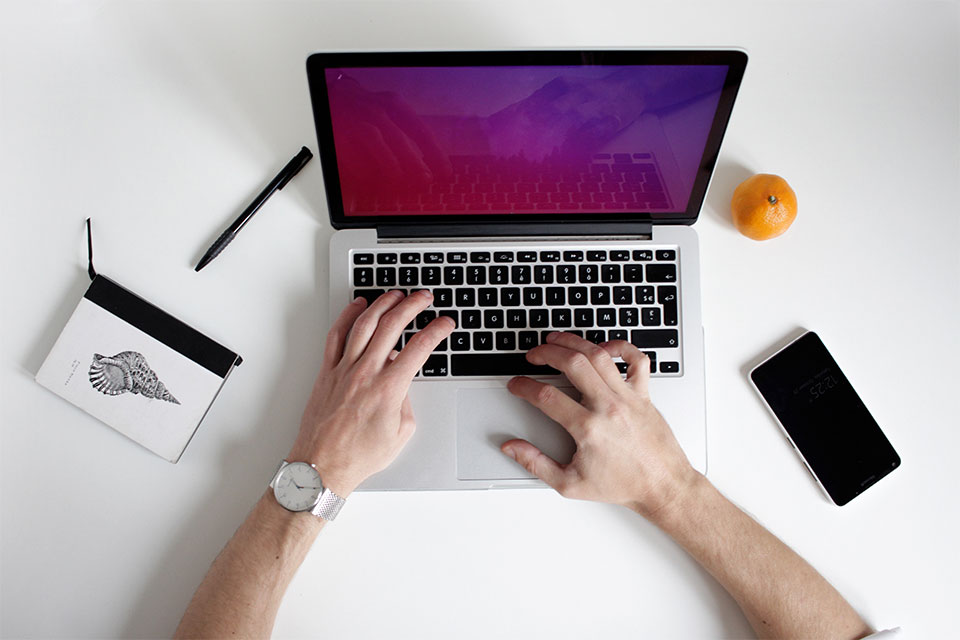
#> input picture UI_UX/images/bg-title-01.jpg, 960 x 640 px
$ python -i situation2_boundary.py   (imports and definitions only)
#> lines starting #> are read from the running program, lines starting #| are printed output that depends on the picture; after the words box and inside, x2 and y2 are one past the last pixel; in counts of white or black regions, pixels touching at a corner belong together
import cv2

import numpy as np

import time


def otsu_thresholding_exact(image):

    hist, _ = np.histogram(image.flatten(), bins=256, range=(0, 256))

    p = hist / image.size


    max_var = -1

    best_thresh = 0

    for T in range(256):

        p0_T = np.sum(p[:T+1])

        p1_T = np.sum(p[T+1:])

        if p0_T == 0 or p1_T == 0:

            continue

        mu0_T = np.sum(np.arange(T+1) * p[:T+1]) / p0_T

        mu1_T = np.sum(np.arange(T+1, 256) * p[T+1:]) / p1_T


        sigma_W_sq = p0_T * p1_T * (mu0_T - mu1_T)**2

        if sigma_W_sq > max_var:

            max_var = sigma_W_sq

            best_thresh = T


    binary_mask = np.zeros_like(image, dtype=np.uint8)

    binary_mask[image >= best_thresh] = 255

    return best_thresh, binary_mask


# [148 lines left out: functions canny_gradients_exact, canny_edge_detection, not called in this run]


def morphological_watershed(img):


    start_time = time.perf_counter()


    gray = cv2.cvtColor(img, cv2.COLOR_BGR2GRAY)

    blurred = cv2.GaussianBlur(gray, (5, 5), 0)


    _, binary_mask = otsu_thresholding_exact(blurred)

    binary = cv2.bitwise_not(binary_mask)


    kernel = np.ones((3,3), np.uint8)

    opening = cv2.morphologyEx(binary, cv2.MORPH_OPEN, kernel, iterations=2)


    sure_bg = cv2.dilate(opening, kernel, iterations=3)


    dist_transform = cv2.distanceTransform(opening, cv2.DIST_L2, 5)


    _, sure_fg = cv2.threshold(dist_transform, 0.2 * dist_transform.max(), 255, 0)

    sure_fg = np.uint8(sure_fg)


    unknown = cv2.subtract(sure_bg, sure_fg)


    _, markers = cv2.connectedComponents(sure_fg)


    markers = markers + 1


    markers[unknown == 255] = 0


    img_copy = img.copy()

    cv2.watershed(img_copy, markers)


    boundary_mask = np.zeros_like(gray)

    boundary_mask[markers == -1] = 255


    raw_contours, _ = cv2.findContours(boundary_mask, cv2.RETR_EXTERNAL, cv2.CHAIN_APPROX_SIMPLE)


    contours = []

    for c in raw_contours:

        if cv2.arcLength(c, False) > 10 or cv2.contourArea(c) > 5:

            contours.append(c)


    filtered_boundary = np.zeros_like(boundary_mask)

    cv2.drawContours(filtered_boundary, contours, -1, 255, 1)


    proc_time = time.perf_counter() - start_time

    return filtered_boundary, contours, proc_time

>>> import cv2
>>> picture = cv2.imread('../../UI_UX/images/bg-title-01.jpg')
#> picture is the input picture: shape (640, 960, 3); mean B, G, R 172.6, 167.9, 179.3
>>> result = morphological_watershed(picture)
#> in morphological_watershed, `gray = cv2.cvtColor(img, cv2.COLOR_BGR2GRAY)`:
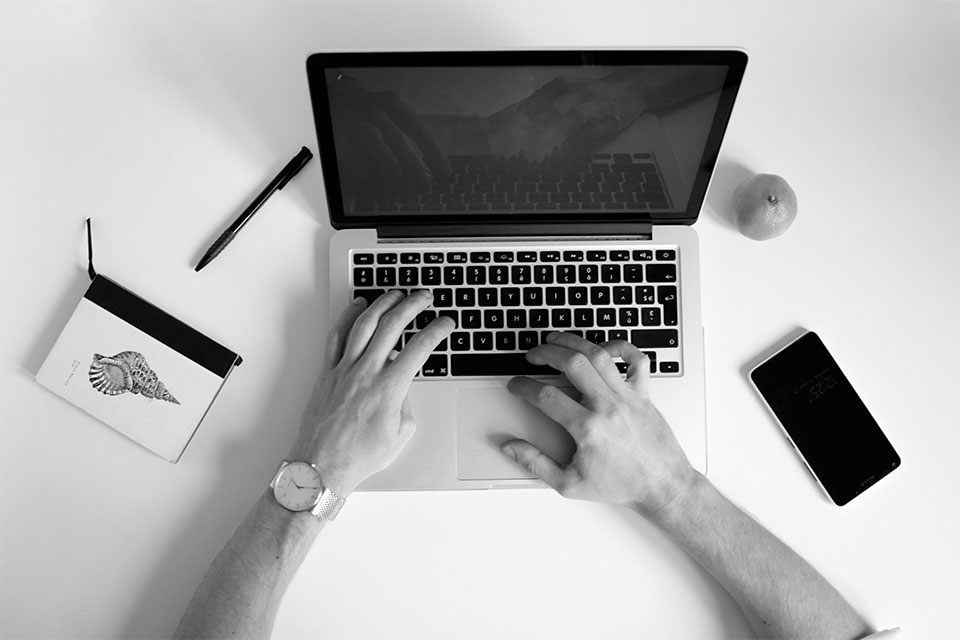
#> gray: shape (640, 960); min 0, max 255, mean 171.8
#> in otsu_thresholding_exact, `hist, _ = np.histogram(image.flatten(), bins=256, range=(0, 256))`: hist = 256 values, max 23359 at index 244, min 0 at index 253, mean 2400
#> in otsu_thresholding_exact, `p = hist / image.size`: p = 256 values, max 0.038 at index 244, min 0 at index 253, mean 0.00391
#> the loop in otsu_thresholding_exact, `for T in range(256): ` made 256 passes
#> (p0_T, p1_T, mu0_T, mu1_T, sigma_W_sq, max_var) on passes 1 to 12: (0.00123, 0.999, 0, 172, 36.31, 36.31), (0.00788, 0.992, 0.844, 173.2, 232.2, 232.2), (0.0123, 0.988, 1.26, 173.9, 362, 362), (0.0256, 0.974, 2.16, 176.3, 755.6, 755.6), (0.0348, 0.965, 2.65, 177.9, 1031.2, 1031.2), (0.039, 0.961, 2.9, 178.6, 1156.2, 1156.2), (0.0424, 0.958, 3.15, 179.3, 1259.3, 1259.3), (0.0452, 0.955, 3.39, 179.8, 1343.4, 1343.4), (0.0473, 0.953, 3.6, 180.2, 1406, 1406), (0.0492, 0.951, 3.8, 180.5, 1459.1, 1459.1), (0.0507, 0.949, 3.99, 180.8, 1503.6, 1503.6), (0.0521, 0.948, 4.18, 181, 1544.6, 1544.6)
#> after the loop in otsu_thresholding_exact, `for T in range(256):`: best_thresh = 132; max_var = 4666.3
#> in morphological_watershed, `_, binary_mask = otsu_thresholding_exact(blurred)`:
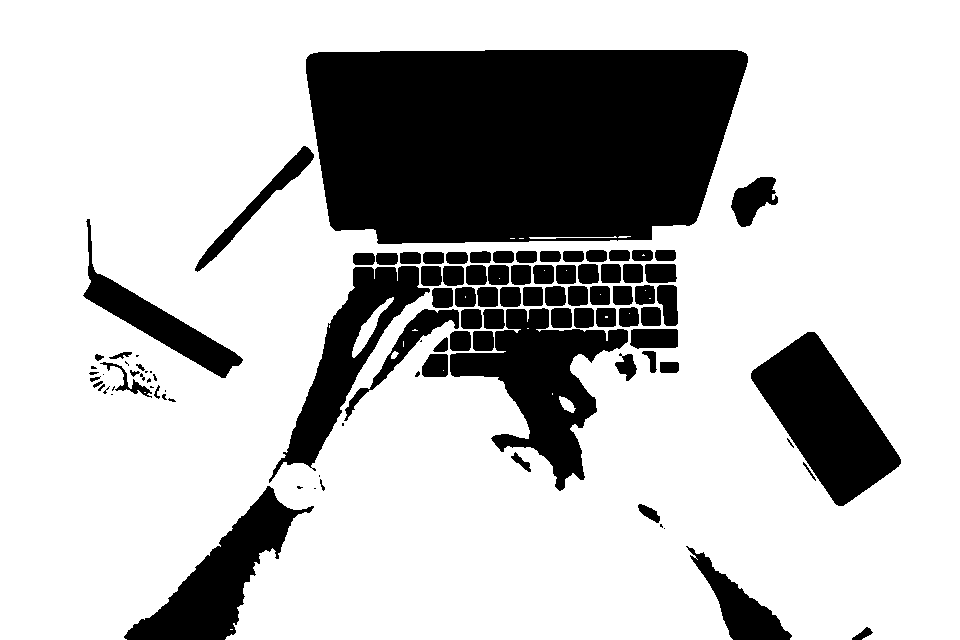
#> binary_mask: shape (640, 960); 75.1% white; 101 black regions (25 under 20 px), largest, box (x1, y1, x2, y2) and area: (306, 50, 748, 244) 75669, (751, 332, 901, 506) 12916, (450, 308, 628, 491) 12778
#> in morphological_watershed, `opening = cv2.morphologyEx(binary, cv2.MORPH_OPEN, kernel, iterations=2)`: opening: shape (640, 960); 24.6% white; 67 white regions, largest, box (x1, y1, x2, y2) and area: (306, 50, 748, 244) 75349, (751, 332, 901, 506) 12916, (450, 309, 628, 490) 12724
#> in morphological_watershed, `sure_bg = cv2.dilate(opening, kernel, iterations=3)`: sure_bg: shape (640, 960); 28.8% white; 12 white regions, largest, box (x1, y1, x2, y2) and area: (194, 47, 751, 272) 82657, (282, 247, 682, 493) 54550, (748, 329, 904, 509) 14896
#> in morphological_watershed, `dist_transform = cv2.distanceTransform(opening, cv2.DIST_L2, 5)`:
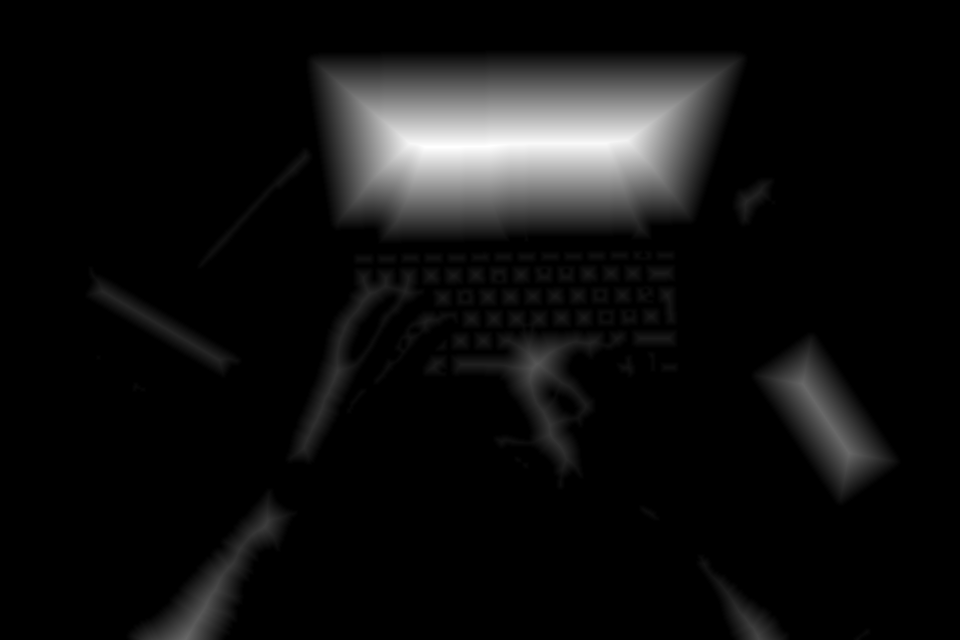
#> dist_transform: shape (640, 960) float32; min 0, max 96, mean 6; drawn with min black and max white
#> in morphological_watershed, `_, sure_fg = cv2.threshold(dist_transform, 0.2 * dist_transform.max(),..`: sure_fg: shape (640, 960) float32; 10.2% white; 10 white regions (3 under 20 px), largest, box (x1, y1, x2, y2) and area: (325, 69, 726, 225) 54177, (775, 356, 877, 482) 5152, (148, 559, 236, 640) 2131
#> in morphological_watershed, `unknown = cv2.subtract(sure_bg, sure_fg)`:
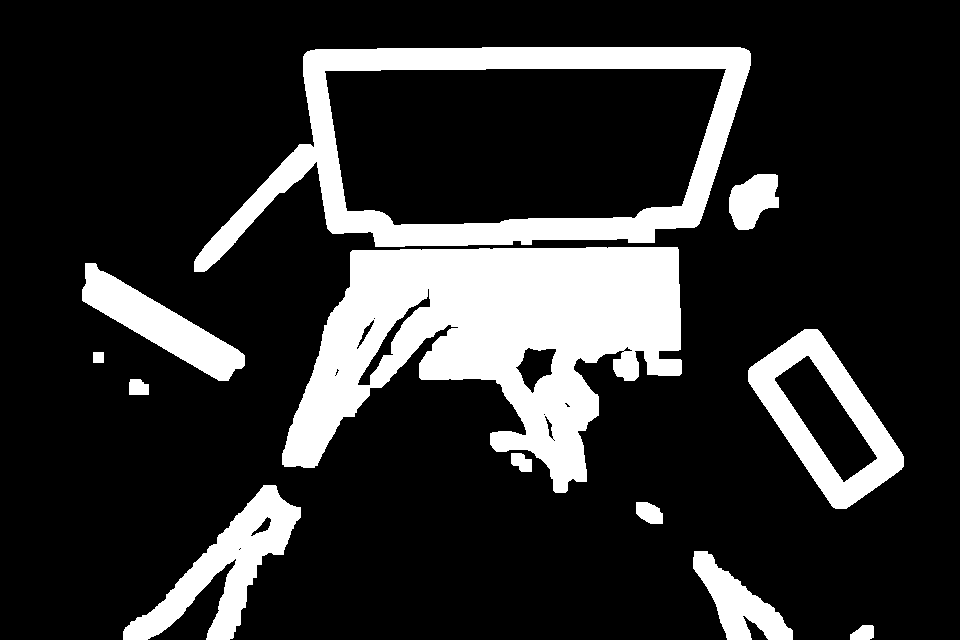
#> unknown: shape (640, 960); 18.6% white; 12 white regions, largest, box (x1, y1, x2, y2) and area: (282, 247, 682, 493) 53486, (194, 47, 751, 272) 28480, (748, 329, 904, 509) 9744
#> in morphological_watershed, `_, markers = cv2.connectedComponents(sure_fg)`:
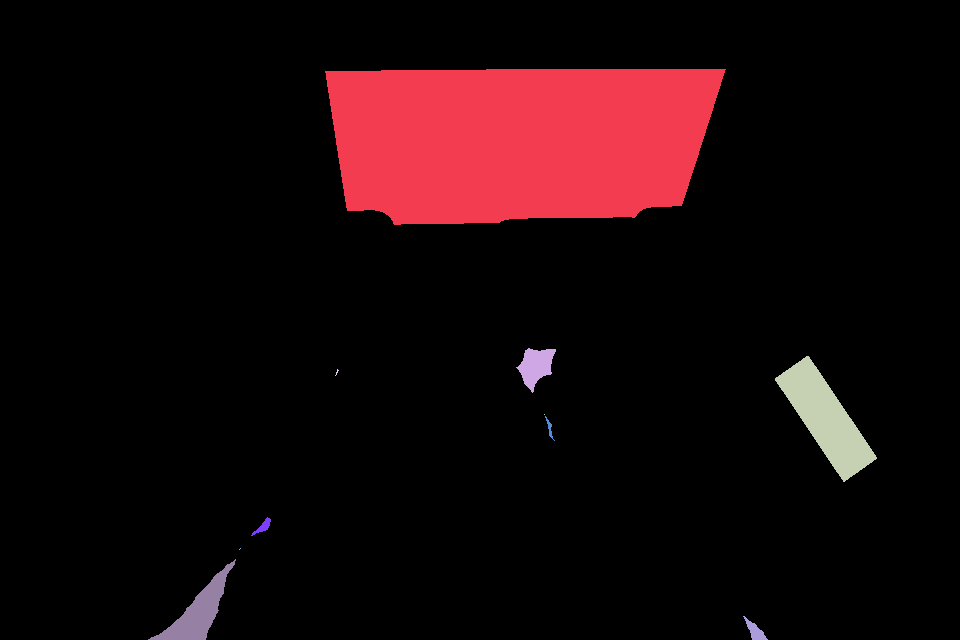
#> markers: shape (640, 960) int32; 11 distinct labels, from 0 to 10; one colour per label, 0 black
#> in morphological_watershed, `markers = markers + 1`:
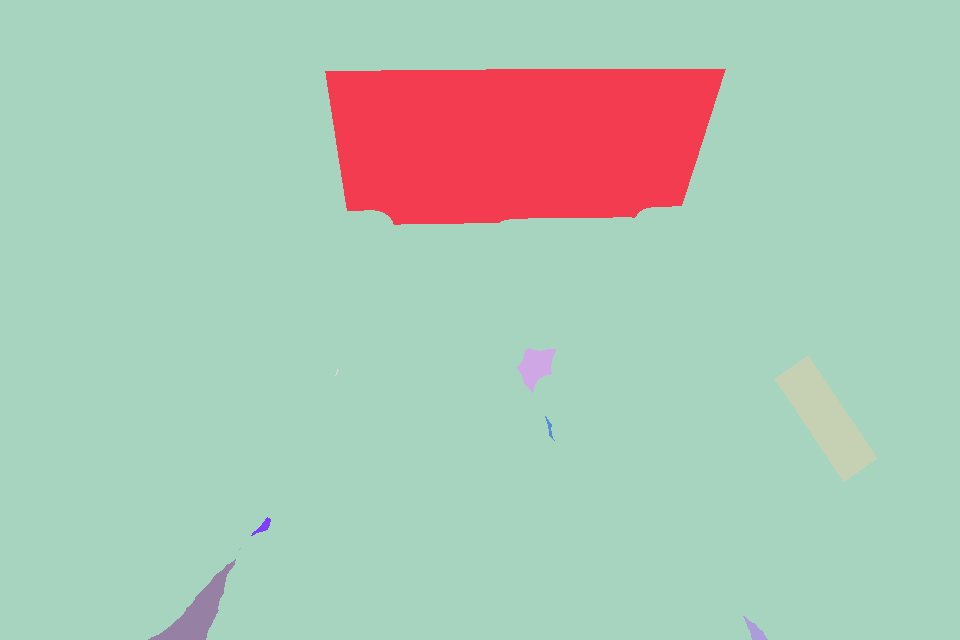
#> markers: shape (640, 960) int32; 11 distinct labels, from 1 to 11; one colour per label, 0 black
#> in morphological_watershed, `markers[unknown == 255] = 0`:
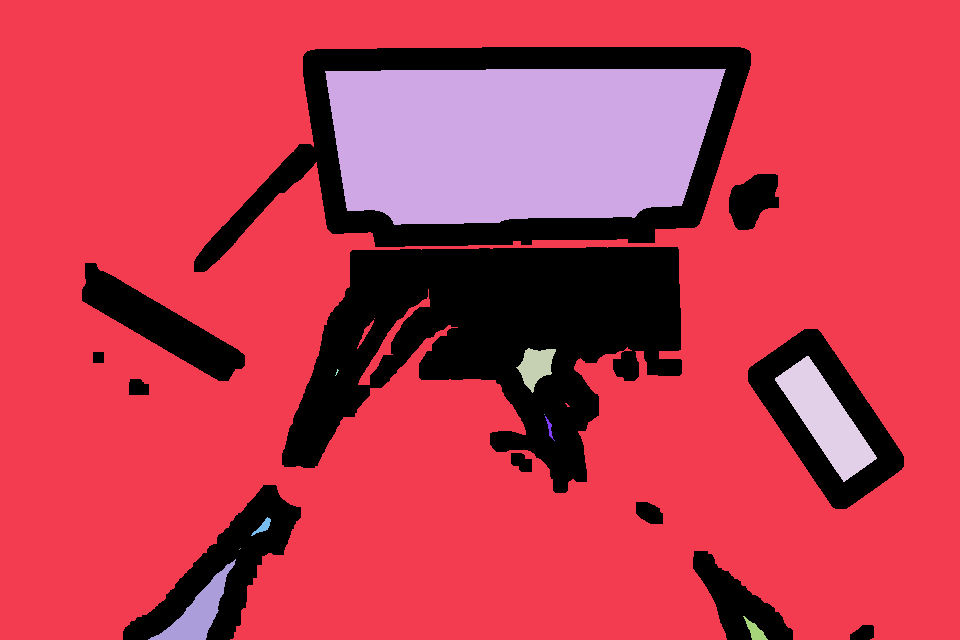
#> markers: shape (640, 960) int32; 12 distinct labels, from 0 to 11; one colour per label, 0 black
